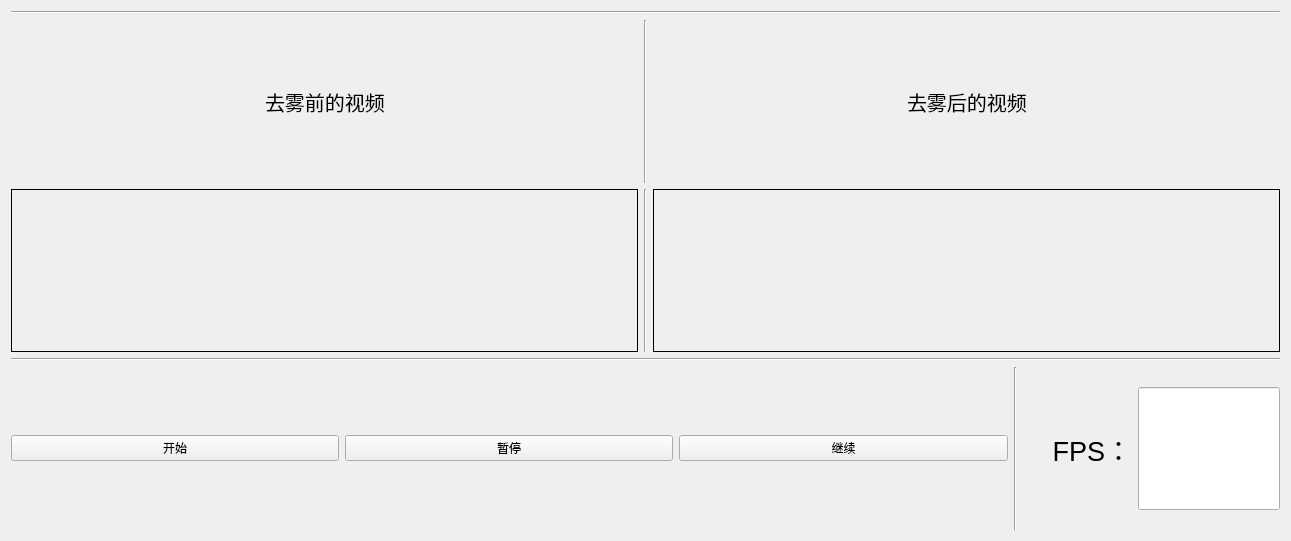
<?xml version="1.0" encoding="UTF-8"?>
<ui version="4.0">
 <class>Form</class>
 <widget class="QWidget" name="Form">
  <property name="geometry">
   <rect>
    <x>0</x>
    <y>0</y>
    <width>1291</width>
    <height>541</height>
   </rect>
  </property>
  <property name="font">
   <font>
    <weight>50</weight>
    <bold>false</bold>
   </font>
  </property>
  <property name="windowTitle">
   <string>Form</string>
  </property>
  <layout class="QVBoxLayout" name="verticalLayout_2">
   <item>
    <widget class="Line" name="line_5">
     <property name="orientation">
      <enum>Qt::Horizontal</enum>
     </property>
    </widget>
   </item>
   <item>
    <layout class="QHBoxLayout" name="horizontalLayout_3">
     <item>
      <layout class="QHBoxLayout" name="horizontalLayout">
       <item>
        <spacer name="horizontalSpacer">
         <property name="orientation">
          <enum>Qt::Horizontal</enum>
         </property>
         <property name="sizeHint" stdset="0">
          <size>
           <width>40</width>
           <height>20</height>
          </size>
         </property>
        </spacer>
       </item>
       <item>
        <widget class="QLabel" name="label">
         <property name="font">
          <font>
           <pointsize>15</pointsize>
           <weight>50</weight>
           <bold>false</bold>
          </font>
         </property>
         <property name="text">
          <string>去雾前的视频</string>
         </property>
        </widget>
       </item>
       <item>
        <spacer name="horizontalSpacer_2">
         <property name="orientation">
          <enum>Qt::Horizontal</enum>
         </property>
         <property name="sizeHint" stdset="0">
          <size>
           <width>40</width>
           <height>20</height>
          </size>
         </property>
        </spacer>
       </item>
      </layout>
     </item>
     <item>
      <widget class="Line" name="line_2">
       <property name="orientation">
        <enum>Qt::Vertical</enum>
       </property>
      </widget>
     </item>
     <item>
      <layout class="QHBoxLayout" name="horizontalLayout_2">
       <item>
        <spacer name="horizontalSpacer_3">
         <property name="orientation">
          <enum>Qt::Horizontal</enum>
         </property>
         <property name="sizeHint" stdset="0">
          <size>
           <width>40</width>
           <height>20</height>
          </size>
         </property>
        </spacer>
       </item>
       <item>
        <widget class="QLabel" name="label_2">
         <property name="font">
          <font>
           <pointsize>15</pointsize>
           <weight>50</weight>
           <bold>false</bold>
          </font>
         </property>
         <property name="text">
          <string>去雾后的视频</string>
         </property>
        </widget>
       </item>
       <item>
        <spacer name="horizontalSpacer_4">
         <property name="orientation">
          <enum>Qt::Horizontal</enum>
         </property>
         <property name="sizeHint" stdset="0">
          <size>
           <width>40</width>
           <height>20</height>
          </size>
         </property>
        </spacer>
       </item>
      </layout>
     </item>
    </layout>
   </item>
   <item>
    <layout class="QHBoxLayout" name="horizontalLayout_5">
     <item>
      <widget class="QLabel" name="haze">
       <property name="frameShape">
        <enum>QFrame::Box</enum>
       </property>
       <property name="text">
        <string/>
       </property>
       <property name="scaledContents">
        <bool>true</bool>
       </property>
      </widget>
     </item>
     <item>
      <widget class="Line" name="line">
       <property name="orientation">
        <enum>Qt::Vertical</enum>
       </property>
      </widget>
     </item>
     <item>
      <widget class="QLabel" name="dehaze">
       <property name="frameShape">
        <enum>QFrame::Box</enum>
       </property>
       <property name="text">
        <string/>
       </property>
       <property name="scaledContents">
        <bool>true</bool>
       </property>
      </widget>
     </item>
    </layout>
   </item>
   <item>
    <widget class="Line" name="line_3">
     <property name="sizePolicy">
      <sizepolicy hsizetype="Minimum" vsizetype="Fixed">
       <horstretch>0</horstretch>
       <verstretch>0</verstretch>
      </sizepolicy>
     </property>
     <property name="orientation">
      <enum>Qt::Horizontal</enum>
     </property>
    </widget>
   </item>
   <item>
    <layout class="QHBoxLayout" name="horizontalLayout_4" stretch="3,3,3,1,1,1">
     <item>
      <widget class="QPushButton" name="button_start">
       <property name="text">
        <string>开始</string>
       </property>
      </widget>
     </item>
     <item>
      <widget class="QPushButton" name="button_pause">
       <property name="text">
        <string>暂停</string>
       </property>
      </widget>
     </item>
     <item>
      <widget class="QPushButton" name="button_continue">
       <property name="text">
        <string>继续</string>
       </property>
      </widget>
     </item>
     <item>
      <widget class="Line" name="line_4">
       <property name="font">
        <font>
         <weight>75</weight>
         <bold>true</bold>
        </font>
       </property>
       <property name="orientation">
        <enum>Qt::Vertical</enum>
       </property>
      </widget>
     </item>
     <item>
      <widget class="QLabel" name="label_3">
       <property name="font">
        <font>
         <pointsize>20</pointsize>
         <weight>50</weight>
         <bold>false</bold>
        </font>
       </property>
       <property name="layoutDirection">
        <enum>Qt::LeftToRight</enum>
       </property>
       <property name="autoFillBackground">
        <bool>false</bool>
       </property>
       <property name="frameShape">
        <enum>QFrame::NoFrame</enum>
       </property>
       <property name="text">
        <string>FPS：</string>
       </property>
       <property name="textFormat">
        <enum>Qt::PlainText</enum>
       </property>
       <property name="alignment">
        <set>Qt::AlignRight|Qt::AlignTrailing|Qt::AlignVCenter</set>
       </property>
      </widget>
     </item>
     <item>
      <layout class="QVBoxLayout" name="verticalLayout">
       <item>
        <spacer name="horizontalSpacer_6">
         <property name="orientation">
          <enum>Qt::Horizontal</enum>
         </property>
         <property name="sizeHint" stdset="0">
          <size>
           <width>40</width>
           <height>20</height>
          </size>
         </property>
        </spacer>
       </item>
       <item>
        <widget class="QLineEdit" name="lineEdit">
         <property name="sizePolicy">
          <sizepolicy hsizetype="Minimum" vsizetype="Minimum">
           <horstretch>0</horstretch>
           <verstretch>0</verstretch>
          </sizepolicy>
         </property>
         <property name="font">
          <font>
           <pointsize>12</pointsize>
           <weight>50</weight>
           <bold>false</bold>
          </font>
         </property>
        </widget>
       </item>
       <item>
        <spacer name="horizontalSpacer_5">
         <property name="orientation">
          <enum>Qt::Horizontal</enum>
         </property>
         <property name="sizeHint" stdset="0">
          <size>
           <width>40</width>
           <height>20</height>
          </size>
         </property>
        </spacer>
       </item>
      </layout>
     </item>
    </layout>
   </item>
  </layout>
 </widget>
 <resources/>
 <connections/>
</ui>
